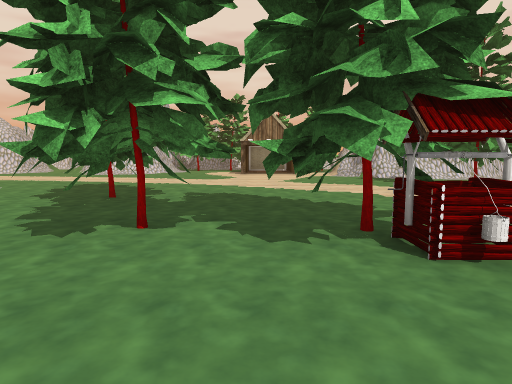
View 1 (above)

24 first-person views from a walk through a 3-D level made in the Unity game engine. The camera is 1.3 m above the floor, tilts 6° down and sees 75° across. The floor is counted in squares, 2 m on a side. Each view is taken from the middle of a square. On the plan, view 1 faces up. The plan holds only what a view shows up to about 10 squares ahead; the rest is blank. The place goes on beyond the plan. The player is left out. Some surface patterns are stand-ins.

View 2
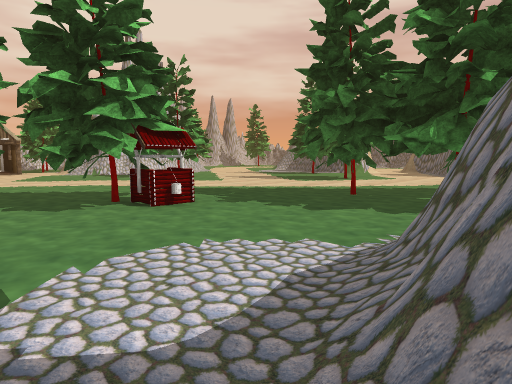

View 3
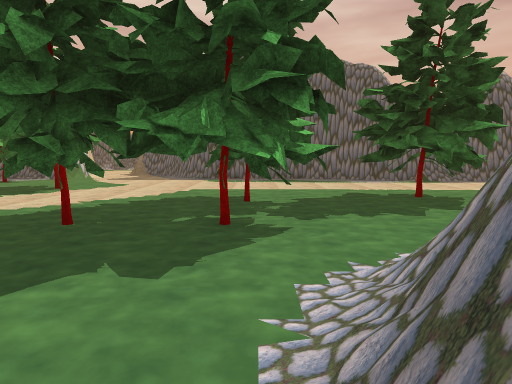

View 4
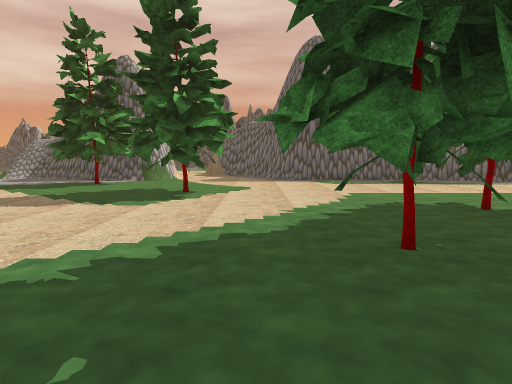

View 5
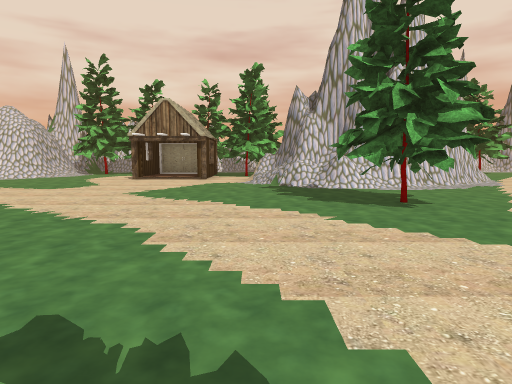

View 6
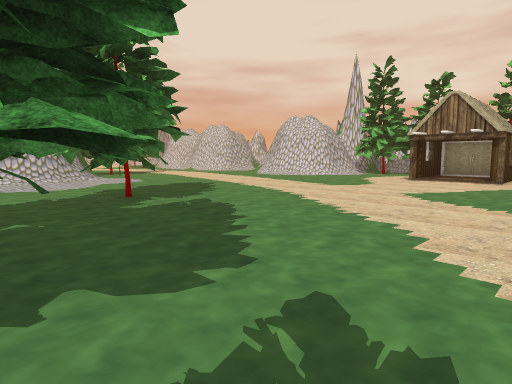

View 7
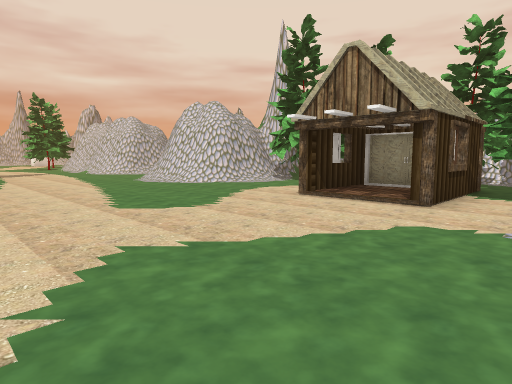

View 8
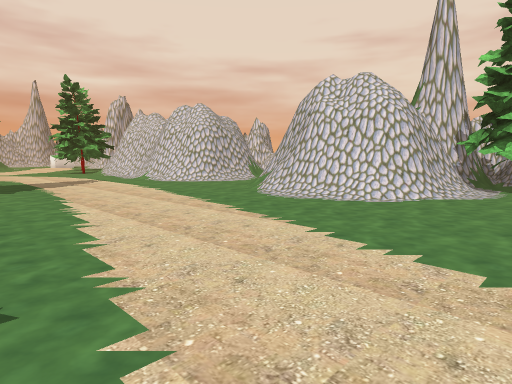

View 9
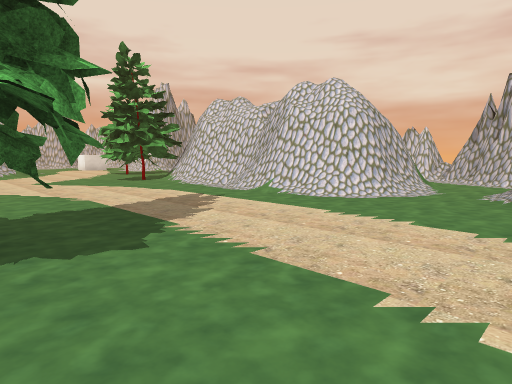

View 10
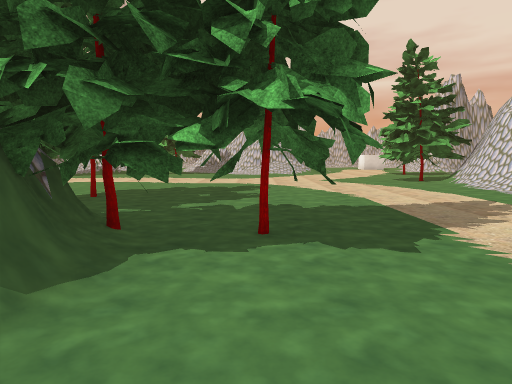

View 11
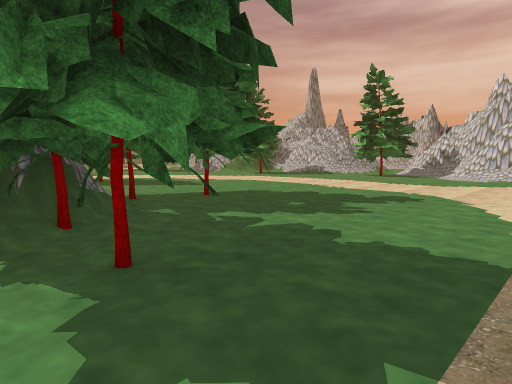

View 12
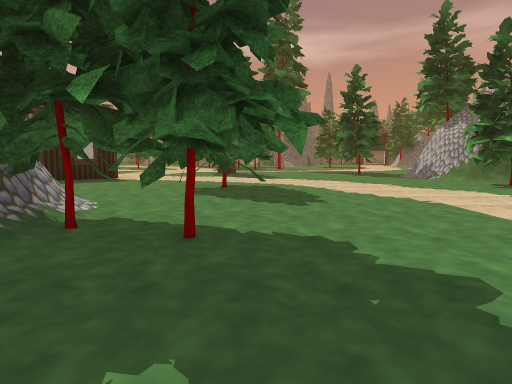

View 13
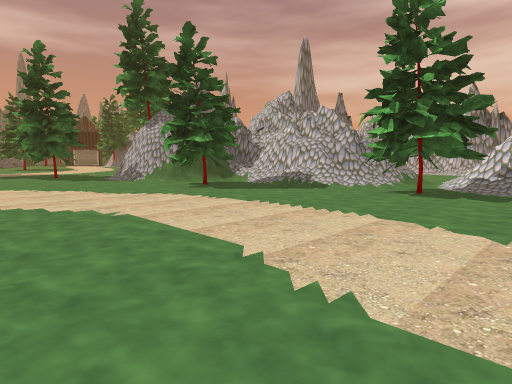

View 14
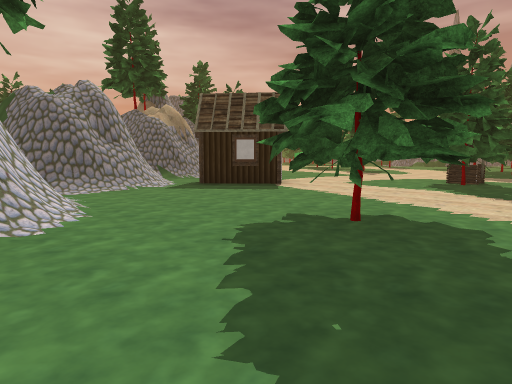

View 15
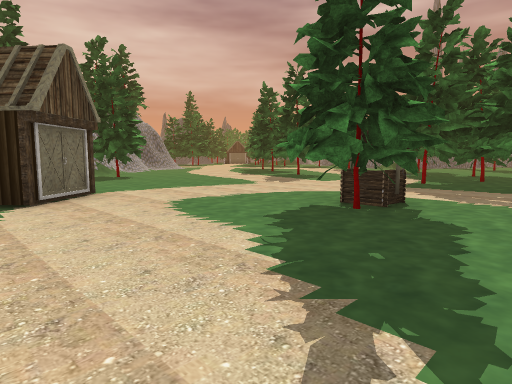

View 16
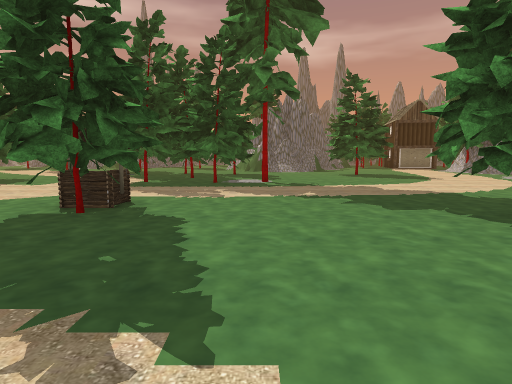

View 17
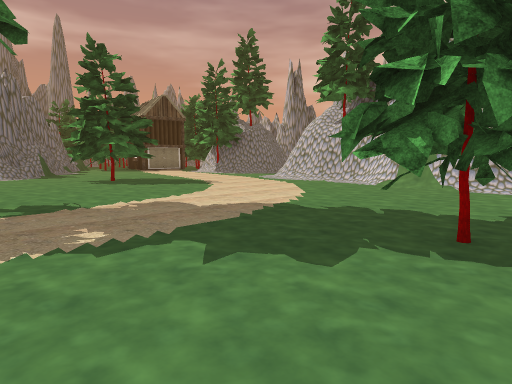

View 18
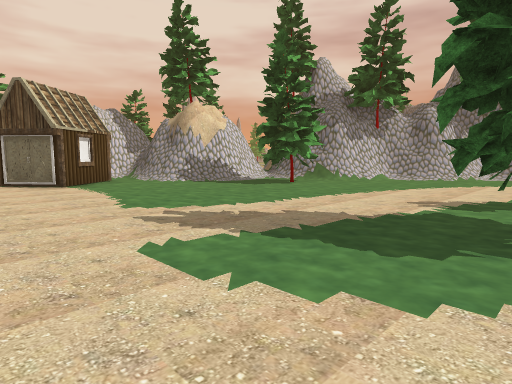

View 19
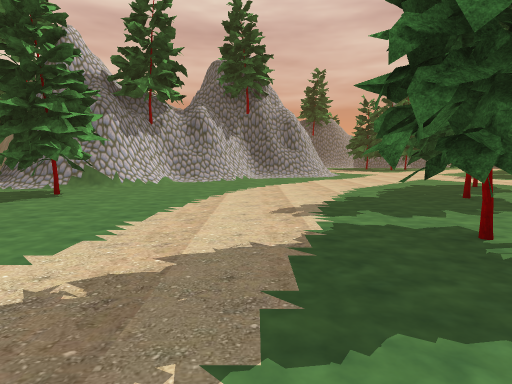

View 20
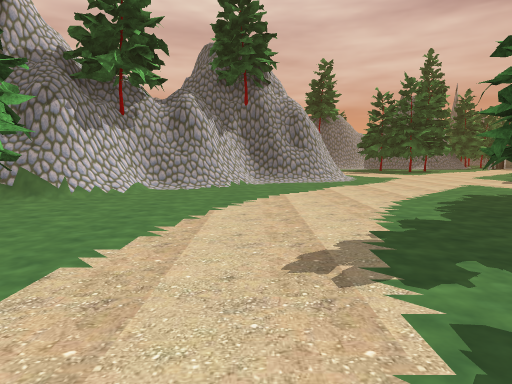

View 21
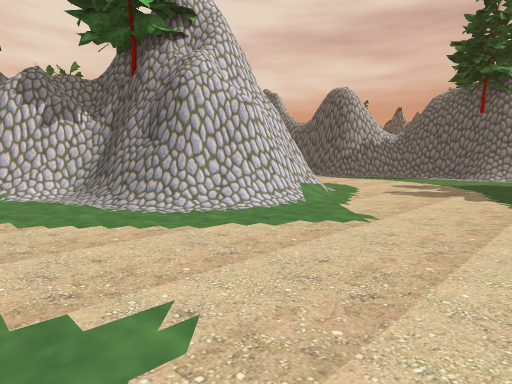

View 22
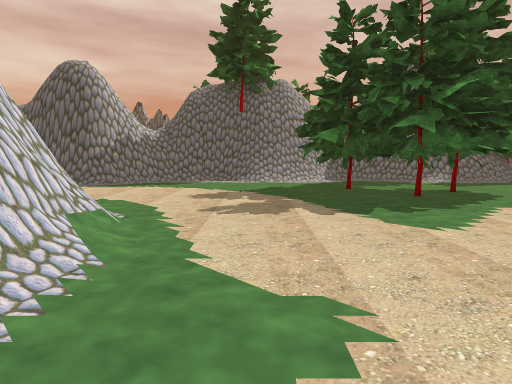

View 23
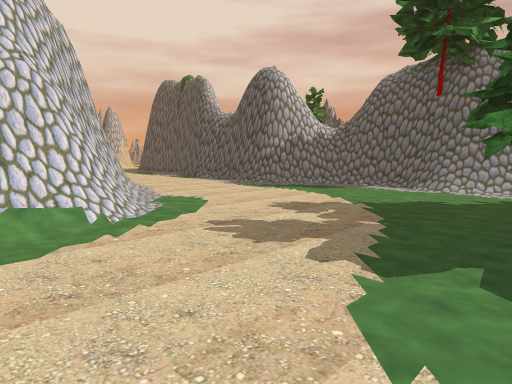

View 24
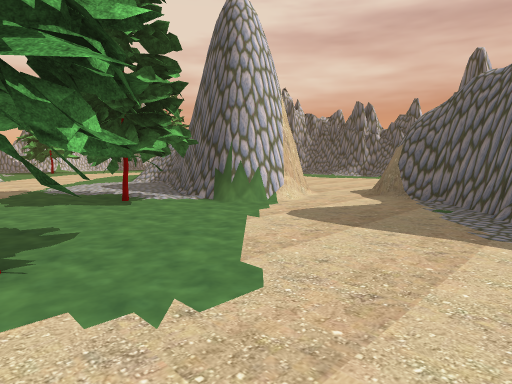

### Floor plan
Key: @ floor where view 1 was taken; # wall or solid block; . main floor; : floor 0.25 m higher than the main floor; / step, stairs or slope; = window, fence, low wall or low ledge; T thing the floor can be seen under or through; W well; H house.
Columns run from 22 left of view 1 to 17 right of it. Each row starts with its distance up from view 1.
 19            ###
 18            #/##
 17             //#
 16             #./        ##
 15             #//   ##  HH#
 14       #######./####..H:H#
 13       ###.##=../##...H:H.
 12      .#..................=#   ##..
 11     ......................#####....
 10    ........................=.......
  9   /................................#
  8  #/.........TT.............#.......
  7   /.........TT.............#......#
  6 #/.......T.TT###...T............###  ...
  5 /##......TTTT  #...TT...........#.##....
  4 //#........T## #....TT.T......##......
  3 ##/........./####  .TTTT......#.....#
  2 ##/............##   ..TW...........##
  1  #/##....##....##    .....TT......##
  0  #/#.....##.....##   .@...T.......#
 -1  ###/..........H.##  .....TTTT....#
 -2    #/........HHH.##  .### ........#
 -3    #/.........H..######   ..##....#
 -4     .##.............##     .##...##
 -5 #....##...#.......####      #....#
 -6 #.........W.......##.##       ...#
 -7 #.....................##      ...#
 -8 #......................##   ##../#
 -9 /........###............##  #.../#
-10 /.......#.##...##.......## ##....##
-11  .........#....##........###...../#
-12   ......  #     ..##............./#
-13    .##..             ............/#
-14     ##..              .........../#
-15      ..               ....... ###/#

Positions as (right, up) in squares from view 1, and headings:
1: (0, 0), facing up
2: (-1, -2), facing up-right
3: (1, -1), facing right
4: (2, 2), facing right
5: (3, 3), facing up
6: (3, 3), facing up-left
7: (3, 8), facing up-left
8: (-2, 8), facing up-left
9: (-7, 8), facing up-left
10: (-7, 8), facing left
11: (-9, 10), facing down-left
12: (-13, 8), facing down
13: (-14, 7), facing down-left
14: (-14, 4), facing down-right
15: (-14, -1), facing down-right
16: (-14, -1), facing down
17: (-14, -4), facing down-left
18: (-10, -11), facing up-right
19: (-9, -9), facing right
20: (-7, -9), facing right
21: (0, -15), facing up-right
22: (2, -13), facing right
23: (4, -15), facing up-right
24: (8, 1), facing up-right
